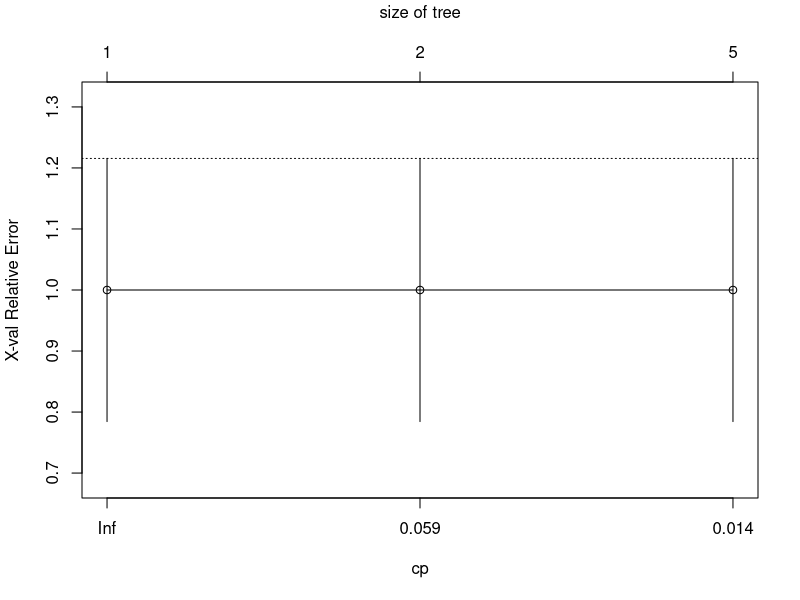
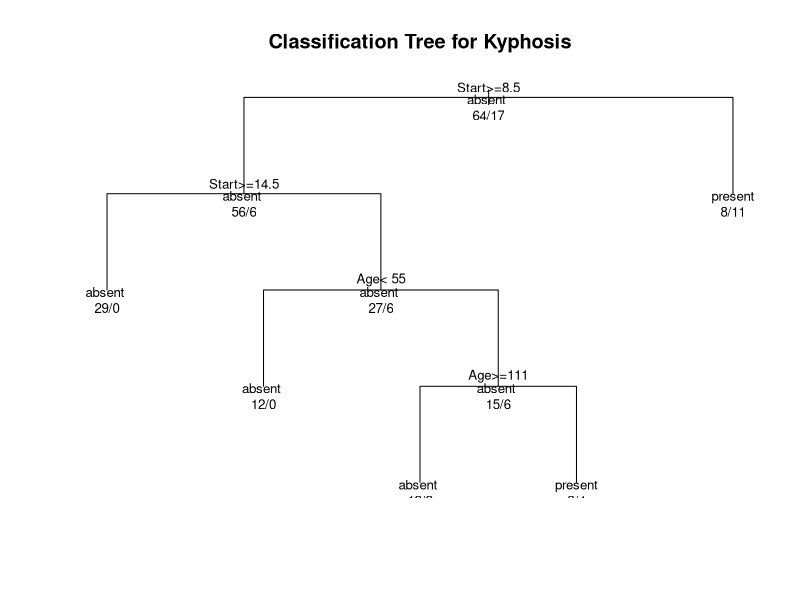

These charts were generated, in order, by the following R code: (Note: this script raises an error after producing the figures.)
# Classification Tree with rpart
library(rpart)

# grow tree 
fit <- rpart(Kyphosis ~ Age + Number + Start,
  	method="class", data=kyphosis)

printcp(fit) # display the results 
plotcp(fit) # visualize cross-validation results 
summary(fit) # detailed summary of splits

# plot tree 
plot(fit, uniform=TRUE, 
  	main="Classification Tree for Kyphosis")
text(fit, use.n=TRUE, all=TRUE, cex=.8)

# create attractive postscript plot of tree 
post(fit, file = "./tree.ps", 
  	title = "Classification Tree for Kyphosis")

# prune the tree 
pfit<- prune(fit, cp=   fit$cptable[which.min(fit$cptable[,"xerror"]),"CP"])

# plot the pruned tree 
plot(pfit, uniform=TRUE, 
  	main="Pruned Classification Tree for Kyphosis")
text(pfit, use.n=TRUE, all=TRUE, cex=.8)
post(pfit, file = "c:/ptree.ps", 
  	title = "Pruned Classification Tree for Kyphosis")